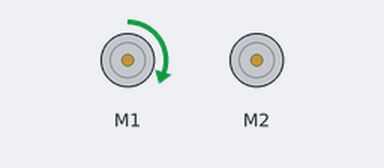
Bench run of a sketch on a simulated Arduino Uno, built with avr-gcc and run on an emulated ATmega328P. On the bench: 2 × DC motor (green arrow = forward, orange = backward, longer = faster). What the sketch prints to the serial monitor is not drawn.

Above: at 0.4 s.
Timing chart, 0 to 9.6 s (numbered marks = the images above):
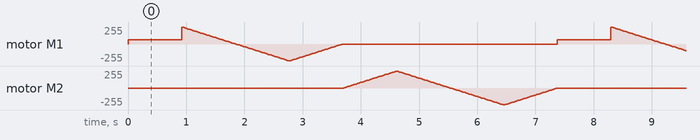

The sketch:

motor_test.ino
```cpp
#include "DualMC33926MotorShield.h"

DualMC33926MotorShield md;

void stopIfFault()
{
  if (md.getFault())
  {
    Serial.println("fault");
    while(1);
  }
}

void setup()
{
  Serial.begin(115200);
  Serial.println("Dual MC33926 Motor Shield");
  md.init();
}

void loop()
{
  for (int i = 0; i <= 400; i++)
  {
    stopIfFault();
    md.setM1Speed(100);
    if (abs(i)%200 == 100)
    {
      Serial.println(md.getM1CurrentMilliamps());
    }
    delay(2);
  }

  for (int i = 400; i >= -400; i--)
  {
    md.setM1Speed(i);
    stopIfFault();
    if (abs(i)%200 == 100)
    {
      Serial.print("M1 current: ");
      Serial.println(md.getM1CurrentMilliamps());
    }
    delay(2);
  }

  for (int i = -400; i <= 0; i++)
  {
    md.setM1Speed(i);
    stopIfFault();
    if (abs(i)%200 == 100)
    {
      Serial.print("M1 current: ");
      Serial.println(md.getM1CurrentMilliamps());
    }
    delay(2);
  }

  for (int i = 0; i <= 400; i++)
  {
    md.setM2Speed(i);
    stopIfFault();
    if (abs(i)%200 == 100)
    {
      Serial.print("M2 current: ");
      Serial.println(md.getM2CurrentMilliamps());
    }
    delay(2);
  }

  for (int i = 400; i >= -400; i--)
  {
    md.setM2Speed(i);
    stopIfFault();
    if (abs(i)%200 == 100)
    {
      Serial.print("M2 current: ");
      Serial.println(md.getM2CurrentMilliamps());
    }
    delay(2);
  }

  for (int i = -400; i <= 0; i++)
  {
    md.setM2Speed(i);
    stopIfFault();
    if (abs(i)%200 == 100)
    {
      Serial.print("M2 current: ");
      Serial.println(md.getM2CurrentMilliamps());
    }
    delay(2);
  }
}
```
